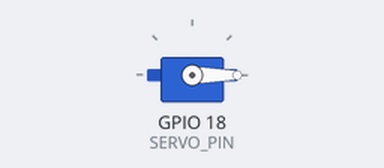
Simulated run of this sketch. Board: ESP32. Shown: servo.

Above: at 0.05 s.
At 0.75 s:
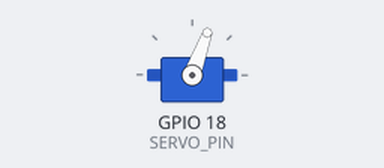
At 3.4 s:
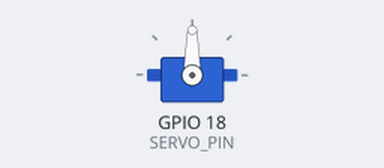
At 6.75 s:
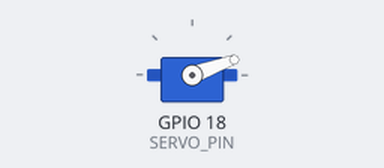
Timing chart, 0 to 9.8 s (numbered marks = the images above):
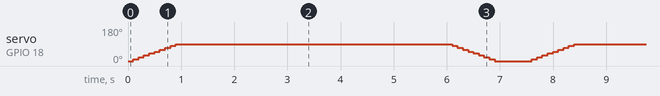

Measured:
- by itself, servo on GPIO 18 (SERVO_PIN): repeats every 7.5 s: 20° 0.10 s, 30° 0.10 s, 40° 0.10 s, 50° 0.10 s, 60° 0.10 s, 70° 0.10 s, 80° 0.10 s, 90° 5.2 s, 80° 0.10 s, 70° 0.10 s, 60° 0.10 s, 50° 0.10 s, 40° 0.10 s, 30° 0.10 s, 20° 0.10 s, 10° 0.10 s, 0° 0.70 s, 10° 0.10 s

The sketch:

esp32_withgate_servo.ino
```cpp
#include <ESP32Servo.h>  // Use ESP32Servo library

#define SERVO_PIN 18
Servo gateServo;

void setup() {

  gateServo.attach(SERVO_PIN);
  gateServo.write(0);
  Serial.begin(115200);
}

void loop() {


  for (int angle = 0; angle <= 90; angle += 10) {
        gateServo.write(angle);  // Open gate
        delay(100);  // Wait for the servo to move
  }
    delay(5000);  // Keep gate open for 5 seconds

  for (int angle = 90; angle >= 0; angle -= 10) {
            gateServo.write(angle);  // Close gate
            delay(100);  // Wait for the servo to move
          }


  delay(500);  // Small delay for readability
}
```
